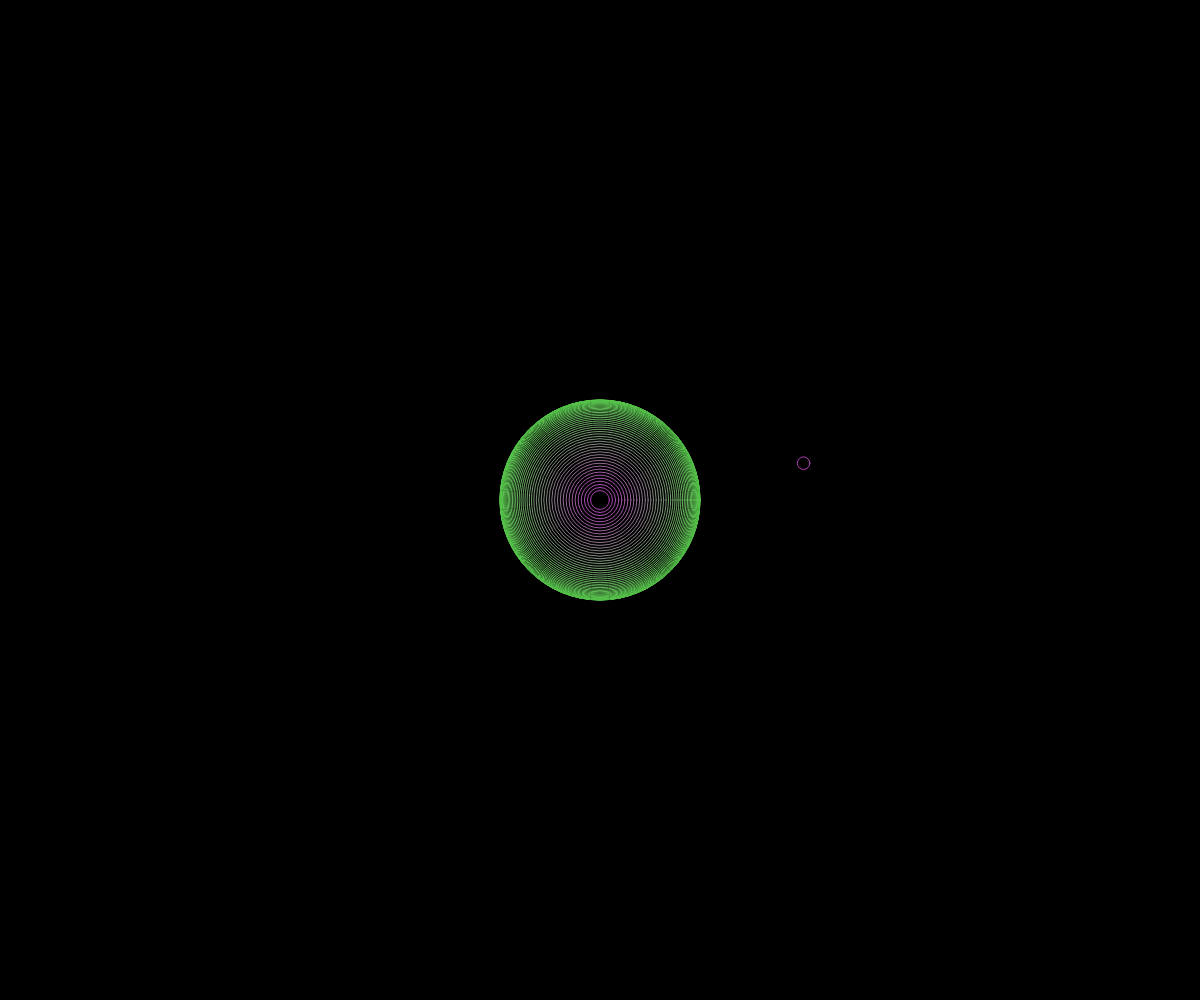
Frame 1 (no input)
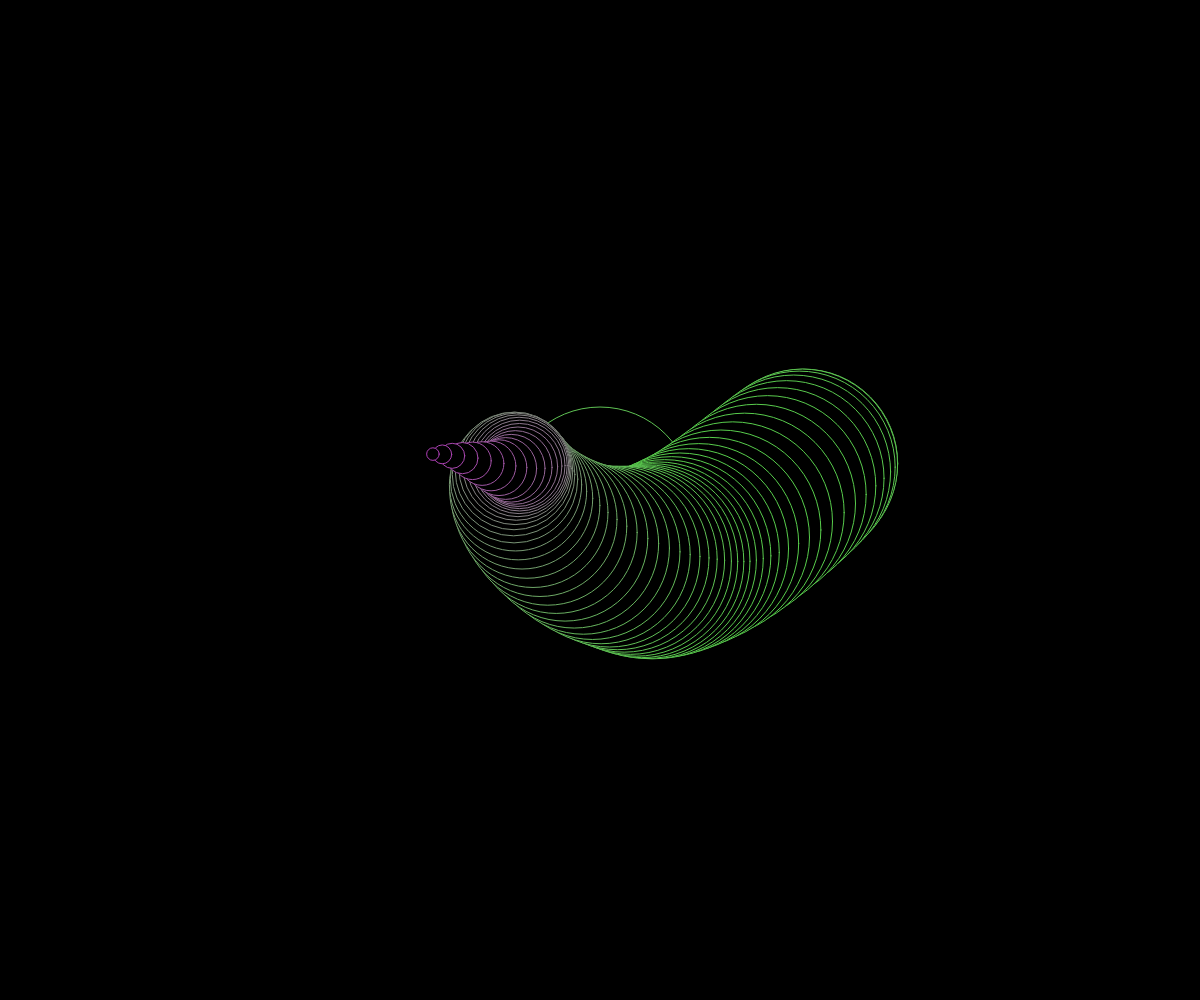
Frame 60 (no input)
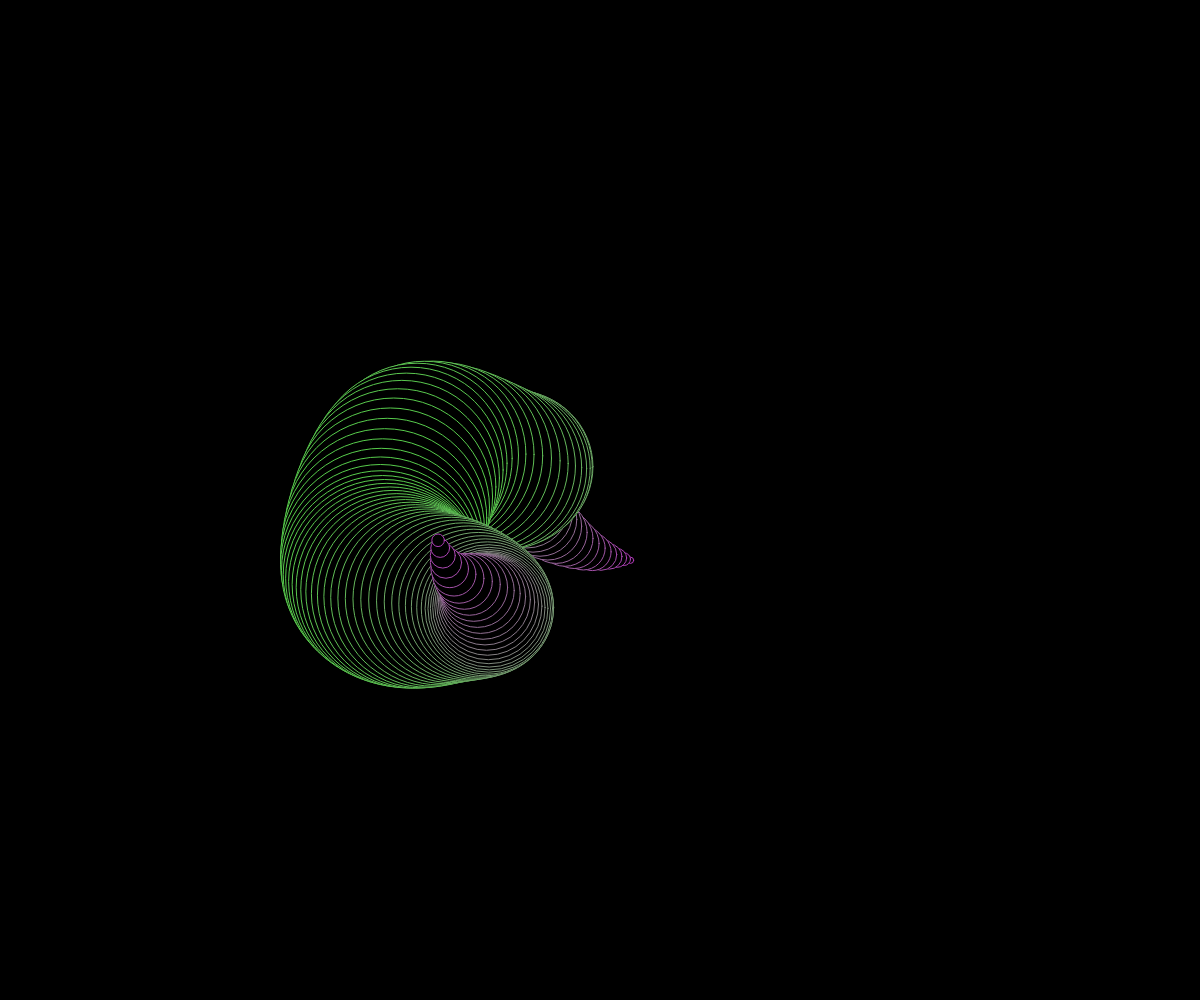
Frame 120 (the mouse pressed at the canvas centre since frame 60)

The p5.js sketch that drew these frames (run headless with seeded random() and noise() and a simulated clock; from frame 60 on, the mouse is pressed at the canvas centre):

// p5.js sketch
// ── sketch.js
let xLoc = []
let yLoc = []

let numSegments = 100;

let col1;
let col2;  

function setup(){
  createCanvas(windowWidth, windowHeight)

 // frameRate(2);

  for(let i = 0 ; i<numSegments; i++){
    xLoc[i] = width/2
    yLoc[i] = height/2
  }

  console.log(xLoc)

  col1 = color(random(255),random(255),random(255))
  col2 = color(random(255),random(255),random(255))

}

let count = 0

function draw(){
background(0)
fill(0)
 
//  xLoc[numSegments-1] = mouseX
//  yLoc[numSegments-1] = mouseY

// xLoc[numSegments-1] = random(width)
// yLoc[numSegments-1] = random(height)


 xLoc[numSegments-1] =  map(noise(count), 0,1,0,width)
 yLoc[numSegments-1] =  map(noise(count +10), 0,1,0,height)



    for(let i = 0 ; i<numSegments; i++){
      
      xLoc[i] = xLoc[i+1]
      yLoc[i] = yLoc[i+1]


      let diameter = 200*sin(map(i, 0,numSegments, 0,PI))

      let col = lerpColor(col1, col2, sin(map(i, 0,numSegments, 0,PI)))

      stroke(col);


      ellipse(xLoc[i], yLoc[i],diameter)
    }

  count += 0.01

  console.log(xLoc)
}

function mousePressed(){


}
